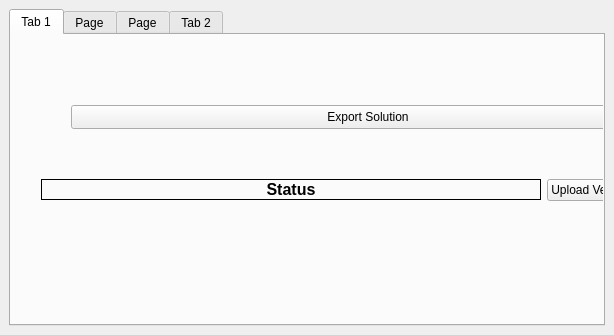
<?xml version="1.0" encoding="UTF-8"?>
<ui version="4.0">
    <class>geo_companion_dock_widget</class>
    <widget class="QDockWidget" name="geo_companion_dock_widget">
        <property name="geometry">
            <rect>
                <x>0</x>
                <y>0</y>
                <width>614</width>
                <height>335</height>
            </rect>
        </property>
        <property name="sizePolicy">
            <sizepolicy hsizetype="Expanding" vsizetype="Expanding">
                <horstretch>1</horstretch>
                <verstretch>1</verstretch>
            </sizepolicy>
        </property>
        <property name="windowTitle">
            <string>MapsIndoors Editor</string>
        </property>
        <widget class="QWidget" name="dockWidgetContents">
            <property name="enabled">
                <bool>true</bool>
            </property>
            <property name="sizePolicy">
                <sizepolicy hsizetype="Expanding" vsizetype="Expanding">
                    <horstretch>1</horstretch>
                    <verstretch>1</verstretch>
                </sizepolicy>
            </property>
            <layout class="QVBoxLayout" name="verticalLayout" stretch="0">
                <property name="sizeConstraint">
                    <enum>QLayout::SetMinimumSize</enum>
                </property>
                <item>
                    <widget class="QTabWidget" name="tabWidget">
                        <property name="currentIndex">
                            <number>0</number>
                        </property>
                        <widget class="QWidget" name="tab">
                            <attribute name="title">
                                <string>Tab 1</string>
                            </attribute>
                            <widget class="QPushButton" name="export_button">
                                <property name="geometry">
                                    <rect>
                                        <x>60</x>
                                        <y>70</y>
                                        <width>594</width>
                                        <height>24</height>
                                    </rect>
                                </property>
                                <property name="text">
                                    <string>Export Solution</string>
                                </property>
                            </widget>
                            <widget class="QWidget" name="">
                                <property name="geometry">
                                    <rect>
                                        <x>30</x>
                                        <y>140</y>
                                        <width>596</width>
                                        <height>30</height>
                                    </rect>
                                </property>
                                <layout class="QHBoxLayout" name="status_layout">
                                    <item>
                                        <widget class="QLabel" name="changes_label">
                                            <property name="sizePolicy">
                                                <sizepolicy hsizetype="MinimumExpanding" vsizetype="Maximum">
                                                    <horstretch>0</horstretch>
                                                    <verstretch>0</verstretch>
                                                </sizepolicy>
                                            </property>
                                            <property name="font">
                                                <font>
                                                    <pointsize>12</pointsize>
                                                    <bold>true</bold>
                                                </font>
                                            </property>
                                            <property name="autoFillBackground">
                                                <bool>false</bool>
                                            </property>
                                            <property name="frameShape">
                                                <enum>QFrame::Shape::Panel</enum>
                                            </property>
                                            <property name="frameShadow">
                                                <enum>QFrame::Shadow::Plain</enum>
                                            </property>
                                            <property name="text">
                                                <string>Status</string>
                                            </property>
                                            <property name="alignment">
                                                <set>Qt::AlignmentFlag::AlignCenter</set>
                                            </property>
                                            <property name="margin">
                                                <number>2</number>
                                            </property>
                                        </widget>
                                    </item>
                                    <item>
                                        <widget class="QPushButton" name="upload_button">
                                            <property name="sizePolicy">
                                                <sizepolicy hsizetype="Maximum" vsizetype="Fixed">
                                                    <horstretch>0</horstretch>
                                                    <verstretch>0</verstretch>
                                                </sizepolicy>
                                            </property>
                                            <property name="text">
                                                <string>Upload Venues</string>
                                            </property>
                                        </widget>
                                    </item>
                                </layout>
                            </widget>
                        </widget>
                        <widget class="QWidget" name="tab_3">
                            <attribute name="title">
                                <string>Page</string>
                            </attribute>
                            <widget class="QWidget" name="">
                                <property name="geometry">
                                    <rect>
                                        <x>30</x>
                                        <y>30</y>
                                        <width>543</width>
                                        <height>92</height>
                                    </rect>
                                </property>
                                <layout class="QVBoxLayout" name="verticalLayout_2">
                                    <item>
                                        <layout class="QHBoxLayout" name="horizontalLayout_4">
                                            <item>
                                                <widget class="QLabel" name="label">
                                                    <property name="sizePolicy">
                                                        <sizepolicy hsizetype="Maximum" vsizetype="Preferred">
                                                            <horstretch>0</horstretch>
                                                            <verstretch>0</verstretch>
                                                        </sizepolicy>
                                                    </property>
                                                    <property name="text">
                                                        <string>Solution:</string>
                                                    </property>
                                                </widget>
                                            </item>
                                            <item>
                                                <widget class="QComboBox" name="solution_combo_box">
                                                    <property name="sizePolicy">
                                                        <sizepolicy hsizetype="MinimumExpanding"
                                                                    vsizetype="Fixed">
                                                            <horstretch>0</horstretch>
                                                            <verstretch>0</verstretch>
                                                        </sizepolicy>
                                                    </property>
                                                    <property name="editable">
                                                        <bool>true</bool>
                                                    </property>
                                                </widget>
                                            </item>
                                            <item>
                                                <widget class="QPushButton" name="solution_reload_button">
                                                    <property name="sizePolicy">
                                                        <sizepolicy hsizetype="Maximum" vsizetype="Fixed">
                                                            <horstretch>0</horstretch>
                                                            <verstretch>0</verstretch>
                                                        </sizepolicy>
                                                    </property>
                                                    <property name="text">
                                                        <string>Load Solutions</string>
                                                    </property>
                                                </widget>
                                            </item>
                                        </layout>
                                    </item>
                                    <item>
                                        <layout class="QHBoxLayout" name="horizontalLayout_5">
                                            <item>
                                                <widget class="QLabel" name="label_2">
                                                    <property name="sizePolicy">
                                                        <sizepolicy hsizetype="Maximum" vsizetype="Preferred">
                                                            <horstretch>0</horstretch>
                                                            <verstretch>0</verstretch>
                                                        </sizepolicy>
                                                    </property>
                                                    <property name="text">
                                                        <string>Venue:</string>
                                                    </property>
                                                </widget>
                                            </item>
                                            <item>
                                                <widget class="QComboBox" name="venue_combo_box">
                                                    <property name="sizePolicy">
                                                        <sizepolicy hsizetype="MinimumExpanding"
                                                                    vsizetype="Fixed">
                                                            <horstretch>0</horstretch>
                                                            <verstretch>0</verstretch>
                                                        </sizepolicy>
                                                    </property>
                                                    <property name="editable">
                                                        <bool>true</bool>
                                                    </property>
                                                </widget>
                                            </item>
                                            <item>
                                                <widget class="QPushButton" name="venue_reload_button">
                                                    <property name="sizePolicy">
                                                        <sizepolicy hsizetype="Maximum" vsizetype="Fixed">
                                                            <horstretch>0</horstretch>
                                                            <verstretch>0</verstretch>
                                                        </sizepolicy>
                                                    </property>
                                                    <property name="text">
                                                        <string>Load Venues</string>
                                                    </property>
                                                </widget>
                                            </item>
                                        </layout>
                                    </item>
                                    <item>
                                        <layout class="QHBoxLayout" name="horizontalLayout_3">
                                            <item>
                                                <spacer name="horizontalSpacer_3">
                                                    <property name="orientation">
                                                        <enum>Qt::Horizontal</enum>
                                                    </property>
                                                    <property name="sizeHint" stdset="0">
                                                        <size>
                                                            <width>40</width>
                                                            <height>20</height>
                                                        </size>
                                                    </property>
                                                </spacer>
                                            </item>
                                            <item>
                                                <spacer name="horizontalSpacer">
                                                    <property name="orientation">
                                                        <enum>Qt::Horizontal</enum>
                                                    </property>
                                                    <property name="sizeHint" stdset="0">
                                                        <size>
                                                            <width>40</width>
                                                            <height>20</height>
                                                        </size>
                                                    </property>
                                                </spacer>
                                            </item>
                                            <item>
                                                <widget class="QPushButton" name="sync_button">
                                                    <property name="sizePolicy">
                                                        <sizepolicy hsizetype="Maximum" vsizetype="Fixed">
                                                            <horstretch>0</horstretch>
                                                            <verstretch>0</verstretch>
                                                        </sizepolicy>
                                                    </property>
                                                    <property name="text">
                                                        <string>Download Venue</string>
                                                    </property>
                                                </widget>
                                            </item>
                                        </layout>
                                    </item>
                                </layout>
                            </widget>
                            <widget class="QPushButton" name="import_button">
                                <property name="geometry">
                                    <rect>
                                        <x>0</x>
                                        <y>160</y>
                                        <width>596</width>
                                        <height>24</height>
                                    </rect>
                                </property>
                                <property name="text">
                                    <string>Import Solution</string>
                                </property>
                            </widget>
                        </widget>
                        <widget class="QWidget" name="tab_4">
                            <attribute name="title">
                                <string>Page</string>
                            </attribute>
                            <widget class="QWidget" name="">
                                <property name="geometry">
                                    <rect>
                                        <x>50</x>
                                        <y>40</y>
                                        <width>594</width>
                                        <height>40</height>
                                    </rect>
                                </property>
                                <layout class="QVBoxLayout" name="verticalLayout_3">
                                    <property name="leftMargin">
                                        <number>10</number>
                                    </property>
                                    <property name="rightMargin">
                                        <number>10</number>
                                    </property>
                                    <item>
                                        <widget class="QLabel" name="icon_label">
                                            <property name="text">
                                                <string/>
                                            </property>
                                        </widget>
                                    </item>
                                    <item>
                                        <widget class="QLabel" name="version_label">
                                            <property name="text">
                                                <string>0.0.0</string>
                                            </property>
                                            <property name="alignment">
                                                <set>Qt::AlignmentFlag::AlignCenter</set>
                                            </property>
                                            <property name="openExternalLinks">
                                                <bool>false</bool>
                                            </property>
                                        </widget>
                                    </item>
                                </layout>
                            </widget>
                        </widget>
                        <widget class="QWidget" name="tab_2">
                            <attribute name="title">
                                <string>Tab 2</string>
                            </attribute>
                            <widget class="QScrollArea" name="scrollArea">
                                <property name="geometry">
                                    <rect>
                                        <x>20</x>
                                        <y>10</y>
                                        <width>596</width>
                                        <height>56</height>
                                    </rect>
                                </property>
                                <property name="sizePolicy">
                                    <sizepolicy hsizetype="Minimum" vsizetype="MinimumExpanding">
                                        <horstretch>0</horstretch>
                                        <verstretch>0</verstretch>
                                    </sizepolicy>
                                </property>
                                <property name="frameShape">
                                    <enum>QFrame::Shape::StyledPanel</enum>
                                </property>
                                <property name="frameShadow">
                                    <enum>QFrame::Shadow::Sunken</enum>
                                </property>
                                <property name="sizeAdjustPolicy">
                                    <enum>QAbstractScrollArea::SizeAdjustPolicy::AdjustIgnored</enum>
                                </property>
                                <property name="widgetResizable">
                                    <bool>true</bool>
                                </property>
                                <property name="alignment">
                                    <set>
                                        Qt::AlignmentFlag::AlignLeading|Qt::AlignmentFlag::AlignLeft|Qt::AlignmentFlag::AlignTop
                                    </set>
                                </property>
                                <widget class="QWidget" name="layoutWidget">
                                    <property name="geometry">
                                        <rect>
                                            <x>0</x>
                                            <y>0</y>
                                            <width>16</width>
                                            <height>16</height>
                                        </rect>
                                    </property>
                                    <property name="sizePolicy">
                                        <sizepolicy hsizetype="Maximum" vsizetype="Maximum">
                                            <horstretch>0</horstretch>
                                            <verstretch>0</verstretch>
                                        </sizepolicy>
                                    </property>
                                    <property name="minimumSize">
                                        <size>
                                            <width>0</width>
                                            <height>0</height>
                                        </size>
                                    </property>
                                    <layout class="QGridLayout" name="entry_point_grid" rowstretch="0"
                                            columnstretch="0">
                                        <property name="sizeConstraint">
                                            <enum>QLayout::SetNoConstraint</enum>
                                        </property>
                                        <property name="leftMargin">
                                            <number>6</number>
                                        </property>
                                        <property name="topMargin">
                                            <number>6</number>
                                        </property>
                                        <property name="rightMargin">
                                            <number>6</number>
                                        </property>
                                        <property name="bottomMargin">
                                            <number>6</number>
                                        </property>
                                        <property name="spacing">
                                            <number>6</number>
                                        </property>
                                    </layout>
                                </widget>
                            </widget>
                        </widget>
                    </widget>
                </item>
            </layout>
        </widget>
    </widget>
    <resources/>
    <connections/>
</ui>
